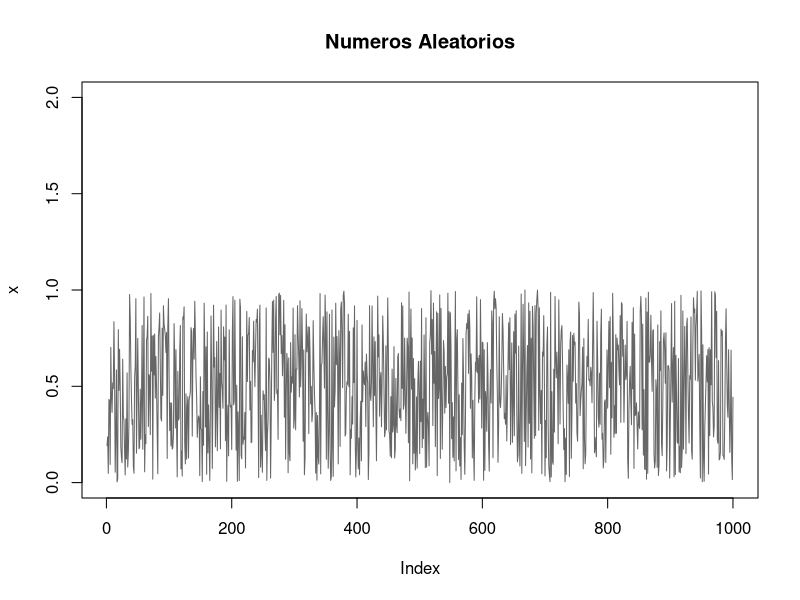
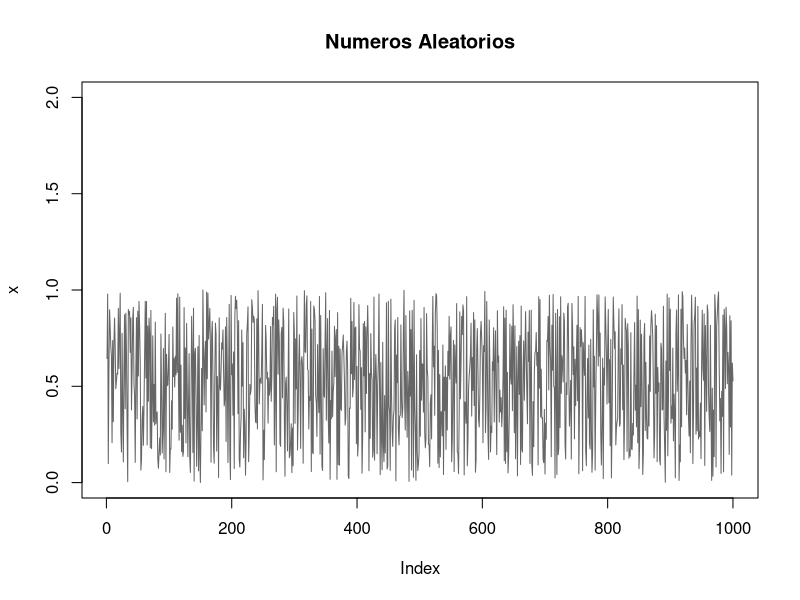
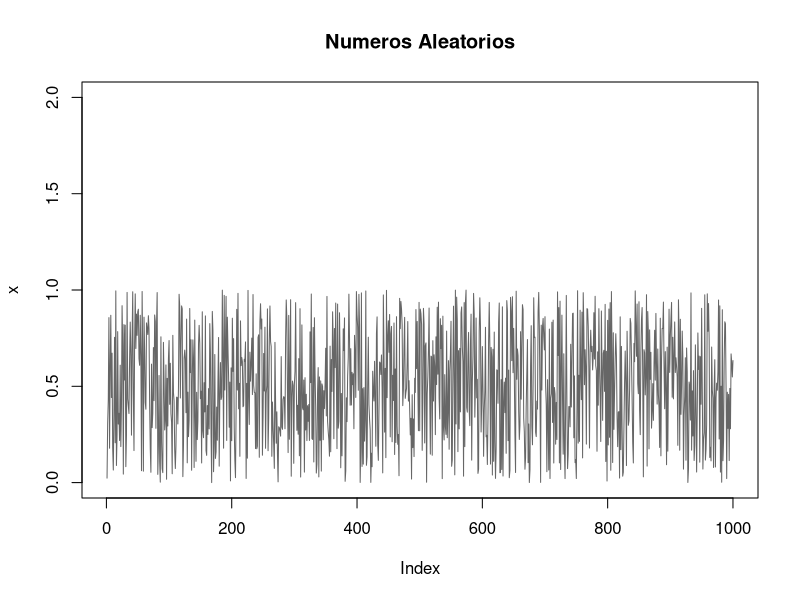
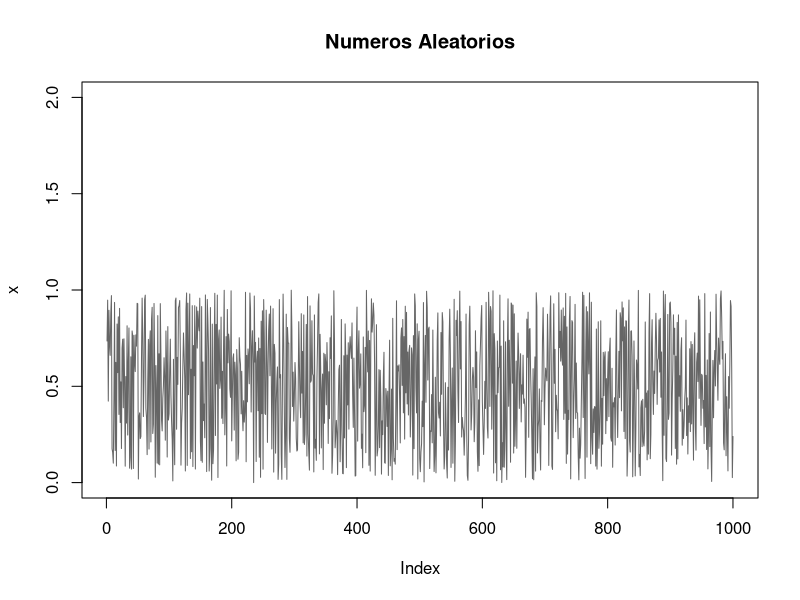
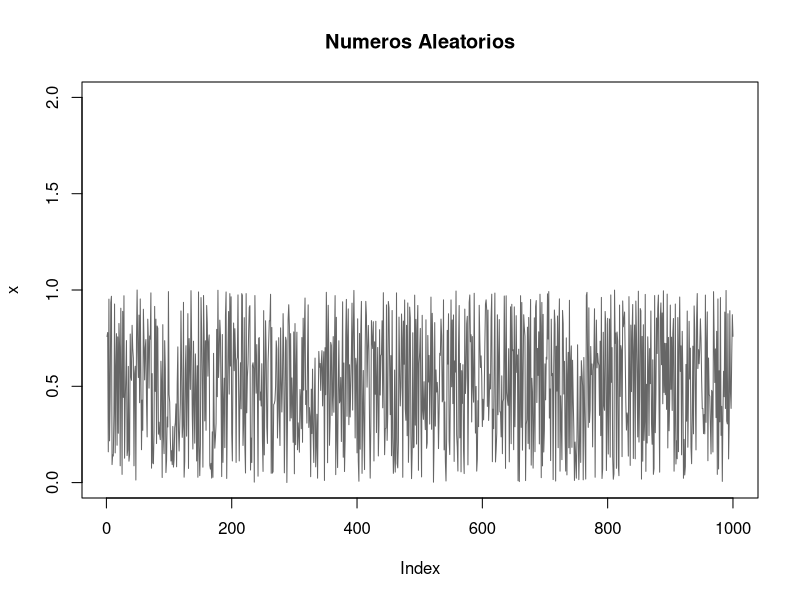
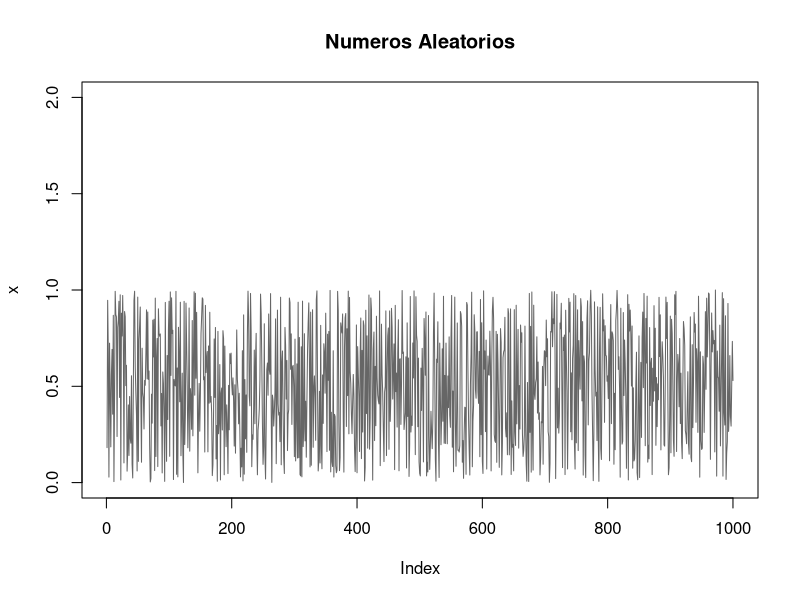
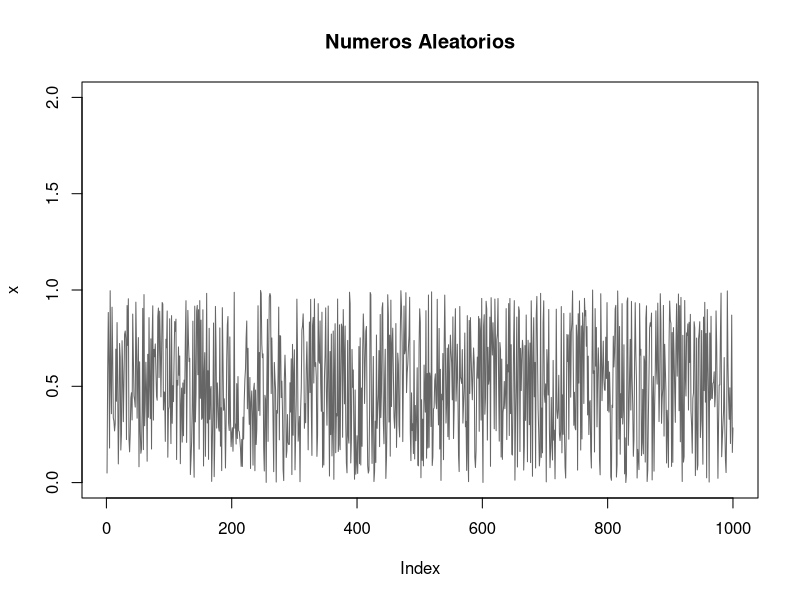
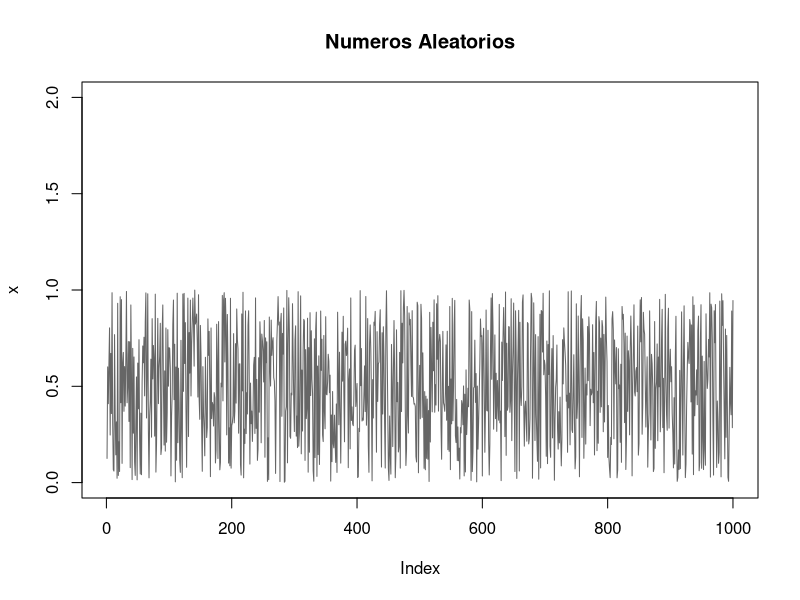

These charts were generated, in order, by the following R code: (Note: this script raises an error after producing the figures.)
## ---- chunk 1
knitr::opts_chunk$set(echo = TRUE)
## ---- chunk 2
i <- 1:20
2^i
## ---- chunk 3
n <- 4:13
2*n+1
## ---- chunk 4
n1 <- 4:13
v1 <- 2^i
i <- 1:20
v2 <- 2^i
vector_interseccion <- intersect(v1, v2)
vector_interseccion
## ---- chunk 5
t <- 1:5
sin(2 * pi * t)
## ---- chunk 6
vector_aleatorio <- runif(10)
vector_aleatorio
## ---- chunk 7
letras <- LETTERS[1:15]
letras
## ---- chunk 8
x1 <- c("1","2",2+3i,5+41)
x2 <- log(c(T,T,T,T,F))
x3 <- !(c(1,3,4,12,12.1,99,100))
x4 <- c(1,2,3)<"a"
x5 <- 1:10
## ---- chunk 9
matriz_caracteres <- matrix(c("a", "b", "c", "d", "e", "f"), nrow = 2, ncol = 3, byrow = TRUE)
print(matriz_caracteres)

## ---- chunk 10
matriz_a <- matrix(rep("a", 16), nrow = 4, ncol = 4)
print(matriz_a)

## ---- chunk 11
alfabeto_minusc = letters[1:25]
matriz_minusc <- matrix(alfabeto_minusc, nrow = 5, ncol = 5)
print(matriz_minusc)

## ---- chunk 12
matriz_complej <- matrix(c(2 + 3i, -1 + 4i, 0 - 2i, 5 - 6i), nrow = 2, ncol = 2)
print(matriz_complej)

## ---- chunk 13
matriz_array <- array(c(1, 2, 3, 4, 5, 6), dim = c(2, 3))
print(matriz_array)

## ---- chunk 14
vector1 <- c(1, 2)
vector2 <- c(3, 4)
vector3 <- c(5, 6)
matriz_cbind <- cbind(vector1, vector2, vector3)
print(matriz_cbind)

## ---- chunk 15
x <- list(1,"a",2+3i,T,F,1L)
x_vector <- unlist(x)  # Convierte la lista en un vector atómico
x_matrix <- matrix(x_vector, nrow = 2, byrow = TRUE)  # Crea una matriz 2x3

## ---- chunk 16
result <- c(list("a"), 2+3i)
class(result)
# Devolverá: "list"

## ---- chunk 17
for(i in 1:40){
  x <- runif(1000)
  write(x, paste("Archivo", i, ".txt", sep = ""), sep = "\n")
  pdf(paste("archivo", i, ".pdf", sep = ""))
  plot(x, type = "l", main = "Numeros Aleatorios", col = "gray40", ylim = c(0, 2))
  dev.off()
}

